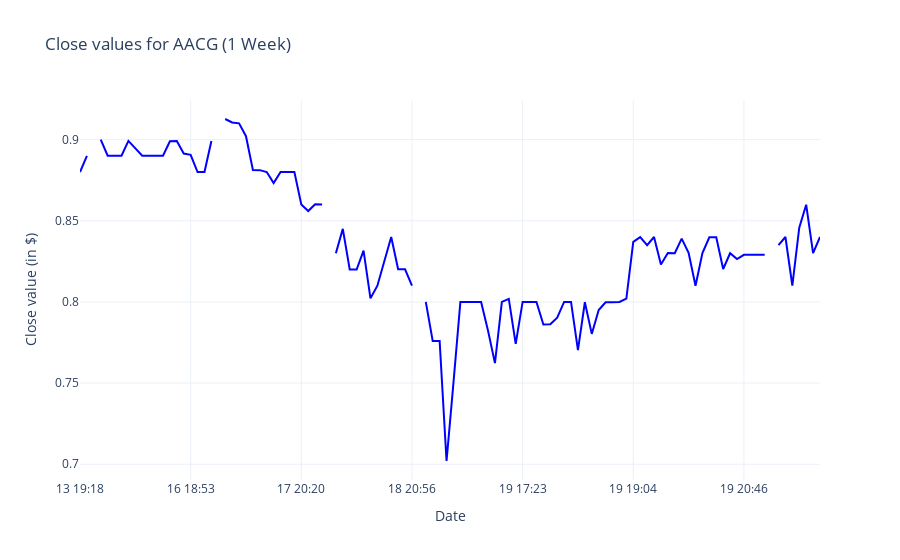

The notebook cell saved with this chart:
### Markdown cell above
3. Analysis and visualizations

### Code cell
def filter_data_by_period(ticker,periode):
    dateToday=datetime.today()

    if periode=="1 Day":
        yesterday=dateToday-timedelta(days=1)
        start_date=yesterday.replace(hour=0,minute=0,second=0,microsecond=0)
    elif periode=="1 Week":
        start_date=dateToday-timedelta(weeks=1)
    elif periode=="1 Month":
        start_date=dateToday-timedelta(weeks=4)
    elif periode=="6 Months":
        start_date=dateToday-timedelta(weeks=26)
    elif periode=="1 Year":
        start_date=dateToday-timedelta(weeks=52)
    elif periode=="5 Years":
        start_date=dateToday-timedelta(weeks=260)

    if (periode=="1 Day") or (periode=="1 Week"):
        filtered=df_min[(df_min["date"]>=start_date)&(df_min["ticker"]==ticker)]
    else:
        filtered=df_day[(df_day["date"]>=start_date)&(df_day["ticker"]==ticker)]
    
    filtered=filtered.sort_values(by="date")
    return filtered

def plot_ticker_with_period(ticker,periode):
    sub=filter_data_by_period(ticker,periode)
    if(periode=="1 Day"):
        sub.loc[sub["date"].diff()>timedelta(hours=12),"close"]=None
        sub["heure"]=sub["date"].dt.strftime("%d %H:%M")
        sub=sub.sort_values(by="date")
        x_label=sub["heure"]
    elif(periode=="1 Week"):
        sub.loc[sub["date"].diff()>timedelta(hours=12),"close"]=None
        sub=sub.sort_values(by="date")
        sub["day"]=sub["date"].dt.strftime("%d %H:%M")
        x_label=sub["day"]
    else:
        sub=sub.sort_values(by="date")
        x_label=sub["date"]
    
    fig=go.Figure()
    fig.add_trace(go.Scatter(
        x=x_label,
        y=sub["close"],
        mode="lines",
        name=f"Close value ({ticker})",
        line=dict(color="blue",width=2),
        connectgaps=False
    ))
    if(periode=="1 Day"):
        titlex="Hour"
        ntickss=24
    elif((periode=="1 Week")):
        titlex="Date"
        ntickss=7
    else:
        titlex="Date"

    if((periode=="1 Day")or(periode=="1 Week")):
        xaxiss=dict(title=titlex,type="category",nticks=ntickss,showgrid=True)
    else:
        xaxiss=dict(title=titlex,showgrid=True)

    fig.update_layout(
        title=f"Close values for {ticker} ({periode})",
        xaxis=xaxiss,
        yaxis_title="Close value (in $)",
        template="plotly_white"
    )
    
    fig.show()

tickers=nasdaq_list
periode=["1 Day","1 Week","1 Month","6 Months","1 Year","5 Years"]

interact(
    plot_ticker_with_period,
    ticker=widgets.Dropdown(options=tickers,description="Select Ticker: "),
    periode=widgets.Dropdown(options=periode,description="Select Period: ")
)

### Figure 1 — Plotly figure (JSON) as saved in the notebook; plotly's stock layout.template omitted (floating-point values rounded to 4 significant figures)
{"data": [{"connectgaps": false, "line": {"color": "blue", "width": 2}, "mode": "lines", "name": "Close value (AACG)", "type": "scatter", "x": ["13 19:18", "13 20:59", "16 14:30", "16 14:31", "16 15:01", "16 15:15", "16 15:40", "16 16:20", "16 17:13", "16 17:37", "16 17:39", "16 17:47", "16 18:01", "16 18:02", "16 18:27", "16 18:32", "16 18:53", "16 19:38", "16 19:40", "16 20:53", "17 14:30", "17 14:36", "17 14:37", "17 14:50", "17 15:01", "17 15:26", "17 16:12", "17 17:45", "17 17:49", "17 18:23", "17 18:33", "17 18:58", "17 20:20", "17 20:48", "17 20:57", "17 20:59", "18 14:30", "18 14:57", "18 15:02", "18 15:10", "18 16:07", "18 16:17", "18 17:19", "18 18:53", "18 18:55", "18 19:17", "18 20:12", "18 20:19", "18 20:56", "19 14:30", "19 14:42", "19 14:44", "19 15:34", "19 15:37", "19 16:37", "19 16:39", "19 17:04", "19 17:11", "19 17:12", "19 17:14", "19 17:17", "19 17:18", "19 17:20", "19 17:21", "19 17:23", "19 17:26", "19 17:31", "19 17:51", "19 17:52", "19 17:54", "19 18:00", "19 18:02", "19 18:25", "19 18:32", "19 18:35", "19 18:39", "19 18:55", "19 18:56", "19 18:58", "19 19:00", "19 19:04", "19 19:16", "19 19:21", "19 19:30", "19 19:33", "19 19:37", "19 19:45", "19 19:48", "19 19:51", "19 19:54", "19 20:00", "19 20:04", "19 20:11", "19 20:18", "19 20:21", "19 20:34", "19 20:46", "19 20:47", "19 20:56", "19 20:58", "20 14:30", "20 14:31", "20 14:33", "20 14:34", "20 14:42", "20 14:43", "20 15:34", "20 16:01", "20 16:01"], "y": [0.88, 0.89, null, 0.9, 0.8901, 0.89, 0.8901, 0.8992, 0.8946, 0.8901, 0.89, 0.8901, 0.8901, 0.899, 0.8991, 0.8914, 0.8906, 0.88, 0.8801, 0.8991, null, 0.9127, 0.9106, 0.91, 0.9021, 0.8813, 0.8812, 0.88, 0.8732, 0.88, 0.88, 0.88, 0.86, 0.856, 0.8601, 0.86, null, 0.83, 0.845, 0.82, 0.82, 0.8316, 0.8022, 0.81, 0.825, 0.84, 0.8201, 0.8201, 0.8101, null, 0.8, 0.776, 0.776, 0.702, 0.7501, 0.7999, 0.8, 0.8, 0.8, 0.7822, 0.7623, 0.8, 0.8019, 0.7742, 0.8, 0.8, 0.8, 0.7861, 0.7862, 0.7903, 0.8, 0.8, 0.7703, 0.7998, 0.7803, 0.795, 0.7998, 0.7998, 0.8, 0.802, 0.837, 0.8399, 0.835, 0.84, 0.8231, 0.8301, 0.83, 0.839, 0.8303, 0.81, 0.8301, 0.8398, 0.8399, 0.8203, 0.83, 0.8264, 0.829, 0.829, 0.829, 0.829, null, 0.835, 0.84, 0.8101, 0.8457, 0.8599, 0.8301, 0.84, 0.84]}], "layout": {"title": {"text": "Close values for AACG (1 Week)"}, "xaxis": {"nticks": 7, "showgrid": true, "title": {"text": "Date"}, "type": "category"}, "yaxis": {"title": {"text": "Close value (in $)"}}}}
